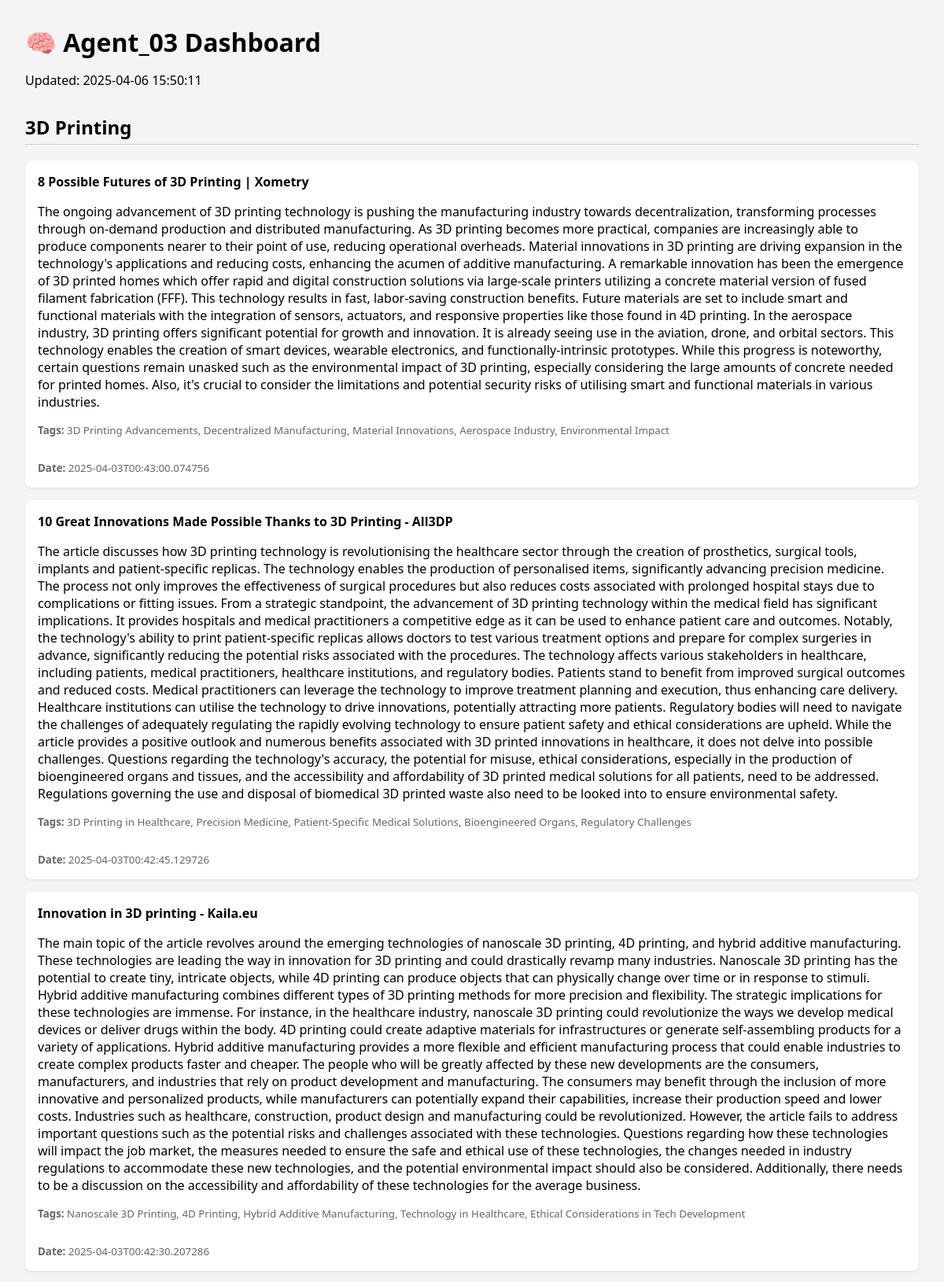
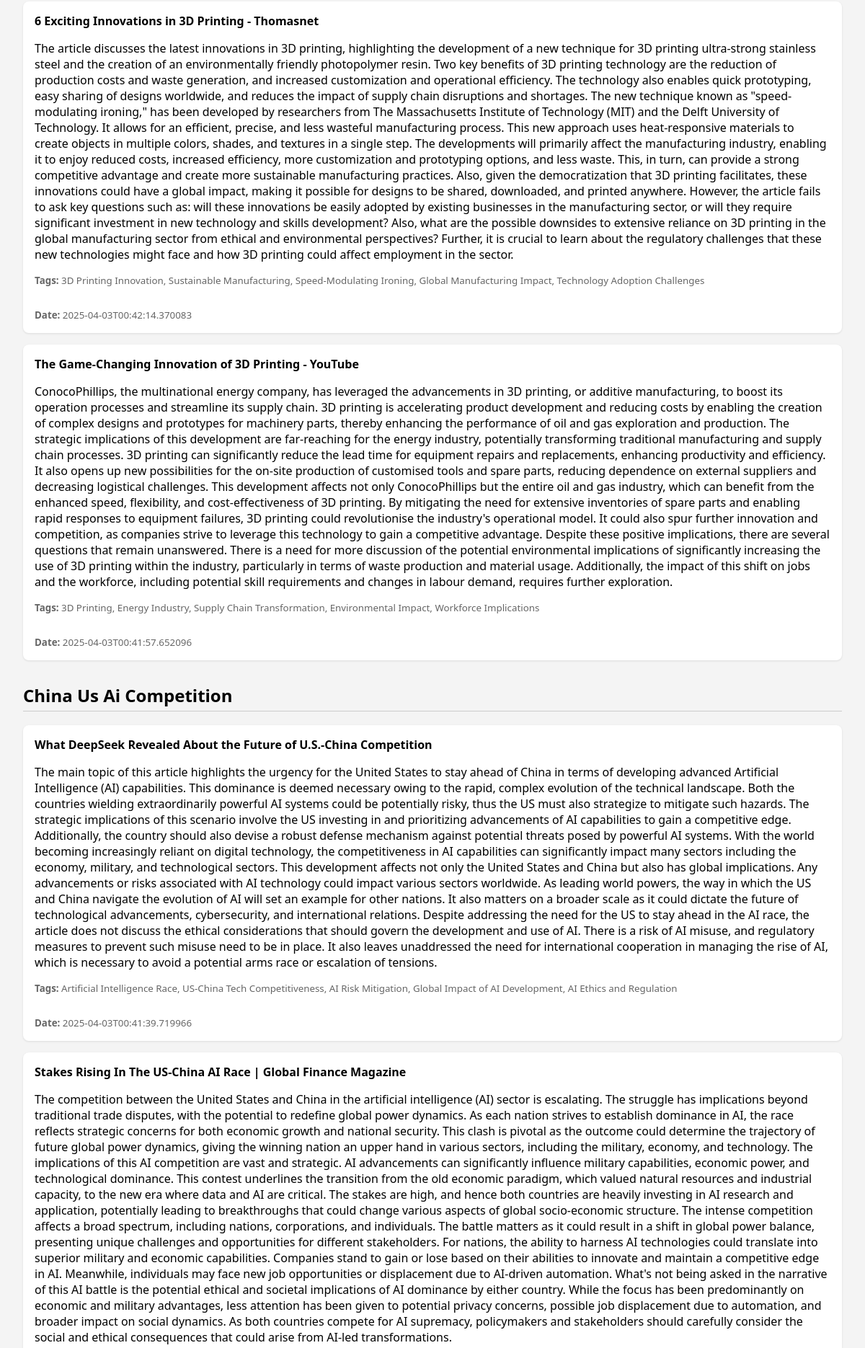
/dashboard (upper part), run on the app's committed database (2 pictures, top to bottom).
### tables this page shows
CREATE TABLE summaries (
            id INTEGER PRIMARY KEY AUTOINCREMENT,
            date TEXT,
            domain TEXT,
            title TEXT,
            summary TEXT,
            tags TEXT,
            raw_json TEXT
        );

### app/flask_ui/routes.py (the view)
    @app.route("/dashboard")
    def dashboard():
        conn = sqlite3.connect("data/summaries.db")
        conn.row_factory = sqlite3.Row
        cursor = conn.cursor()
        cursor.execute("""
            SELECT domain, title, summary, tags, date
            FROM summaries
            ORDER BY date DESC
            LIMIT 25
        """)
        rows = cursor.fetchall()
        conn.close()
        grouped = {}
        for row in rows:
            domain = row["domain"]
            grouped.setdefault(domain, []).append(row)
        return render_template("dashboard.html", grouped=grouped, timestamp=datetime.utcnow())

### templates/dashboard.html (shortened to what this page needs)
<!DOCTYPE html>
<html>
<head>
</head>
<body>
    <h1>🧠 Agent_03 Dashboard</h1>
    <p>Updated: {{ timestamp }}</p>
    {% for domain, items in grouped.items() %}
        <h2>{{ domain.replace("_", " ").title() }}</h2>
        {% for item in items %}
            <div class="summary-card">
                <strong>{{ item['title'] }}</strong><br>
                <p>{{ item['summary'] }}</p>
                <small><strong>Tags:</strong> {{ item['tags'] }}</small><br>
                <small><strong>Date:</strong> {{ item['date'] }}</small>
            </div>
        {% endfor %}
    {% endfor %}
</body>
</html>
<!DOCTYPE html>
<html lang="en">
<head>
</head>
<body>
</body>
</html>

### templates/dashboard.html (style rules this page uses)
body { font-family: sans-serif; padding: 2rem; background: #f5f5f5; }
h1 { margin-bottom: 0.5rem; }
h2 { border-bottom: 1px solid #ccc; margin-top: 2rem; }
.summary-card { background: white; padding: 1rem; margin: 1rem 0; border-radius: 8px; box-shadow: 0 2px 4px rgba(0,0,0,0.1); }
body { font-family: system-ui, sans-serif; background-color: #f4f4f4; margin: 0; padding: 2rem; }
h1 { margin: 0; font-size: 2rem; }
h2 { margin-top: 2rem; border-bottom: 1px solid #ccc; padding-bottom: 0.3rem; }
.summary-card { background: white; padding: 1rem; margin: 1rem 0; border-radius: 8px; box-shadow: 0 1px 3px rgba(0,0,0,0.1); }
.summary-card small { display: block; margin-top: 0.5rem; color: #666; }

### data on the page
summaries: replace "3D Printing", title "8 Possible Futures of 3D Printing | Xometry", summary "The ongoing advancement of 3D printing technology is pushing the manufacturing industry towards decentralization, transforming processes through on-demand production and distributed manufacturing. As 3D printing becomes more practical, companies are increasingly able to produce components nearer to their point of use, reducing operational overheads. Material innovations in 3D printing are driving expansion in the technology's applications and reducing costs, enhancing the acumen of additive manufacturing. A remarkable innovation has been the emergence of 3D printed homes which offer rapid and digital construction solutions via large-scale printers utilizing a concrete material version of…", tags "3D Printing Advancements, Decentralized Manufacturing, Material Innovations, Aerospace Industry, Environmental Impact", date "2025-04-03T00:43:00.074756"
summaries: title "10 Great Innovations Made Possible Thanks to 3D Printing - All3DP", summary "The article discusses how 3D printing technology is revolutionising the healthcare sector through the creation of prosthetics, surgical tools, implants and patient-specific replicas. The technology enables the production of personalised items, significantly advancing precision medicine. The process not only improves the effectiveness of surgical procedures but also reduces costs associated with prolonged hospital stays due to complications or fitting issues. From a strategic standpoint, the advancement of 3D printing technology within the medical field has significant implications. It provides hospitals and medical practitioners a competitive edge as it can be used to enhance patient care…", tags "3D Printing in Healthcare, Precision Medicine, Patient-Specific Medical Solutions, Bioengineered Organs, Regulatory Challenges", date "2025-04-03T00:42:45.129726"
summaries: title "Innovation in 3D printing - Kaila.eu", summary "The main topic of the article revolves around the emerging technologies of nanoscale 3D printing, 4D printing, and hybrid additive manufacturing. These technologies are leading the way in innovation for 3D printing and could drastically revamp many industries. Nanoscale 3D printing has the potential to create tiny, intricate objects, while 4D printing can produce objects that can physically change over time or in response to stimuli. Hybrid additive manufacturing combines different types of 3D printing methods for more precision and flexibility. The strategic implications for these technologies are immense. For instance, in the healthcare industry, nanoscale 3D printing could revolutionize…", tags "Nanoscale 3D Printing, 4D Printing, Hybrid Additive Manufacturing, Technology in Healthcare, Ethical Considerations in Tech Development", date "2025-04-03T00:42:30.207286"
summaries: title "6 Exciting Innovations in 3D Printing - Thomasnet", summary "The article discusses the latest innovations in 3D printing, highlighting the development of a new technique for 3D printing ultra-strong stainless steel and the creation of an environmentally friendly photopolymer resin. Two key benefits of 3D printing technology are the reduction of production costs and waste generation, and increased customization and operational efficiency. The technology also enables quick prototyping, easy sharing of designs worldwide, and reduces the impact of supply chain disruptions and shortages. The new technique known as \"speed-modulating ironing,\" has been developed by researchers from The Massachusetts Institute of Technology (MIT) and the Delft University of…", tags "3D Printing Innovation, Sustainable Manufacturing, Speed-Modulating Ironing, Global Manufacturing Impact, Technology Adoption Challenges", date "2025-04-03T00:42:14.370083"
summaries: title "The Game-Changing Innovation of 3D Printing - YouTube", summary "ConocoPhillips, the multinational energy company, has leveraged the advancements in 3D printing, or additive manufacturing, to boost its operation processes and streamline its supply chain. 3D printing is accelerating product development and reducing costs by enabling the creation of complex designs and prototypes for machinery parts, thereby enhancing the performance of oil and gas exploration and production. The strategic implications of this development are far-reaching for the energy industry, potentially transforming traditional manufacturing and supply chain processes. 3D printing can significantly reduce the lead time for equipment repairs and replacements, enhancing productivity and…", tags "3D Printing, Energy Industry, Supply Chain Transformation, Environmental Impact, Workforce Implications", date "2025-04-03T00:41:57.652096"
summaries: replace "China Us Ai Competition", title "What DeepSeek Revealed About the Future of U.S.-China Competition", summary "The main topic of this article highlights the urgency for the United States to stay ahead of China in terms of developing advanced Artificial Intelligence (AI) capabilities. This dominance is deemed necessary owing to the rapid, complex evolution of the technical landscape. Both the countries wielding extraordinarily powerful AI systems could be potentially risky, thus the US must also strategize to mitigate such hazards. The strategic implications of this scenario involve the US investing in and prioritizing advancements of AI capabilities to gain a competitive edge. Additionally, the country should also devise a robust defense mechanism against potential threats posed by powerful AI…", tags "Artificial Intelligence Race, US-China Tech Competitiveness, AI Risk Mitigation, Global Impact of AI Development, AI Ethics and Regulation", date "2025-04-03T00:41:39.719966"
summaries: title "Stakes Rising In The US-China AI Race | Global Finance Magazine", summary "The competition between the United States and China in the artificial intelligence (AI) sector is escalating. The struggle has implications beyond traditional trade disputes, with the potential to redefine global power dynamics. As each nation strives to establish dominance in AI, the race reflects strategic concerns for both economic growth and national security. This clash is pivotal as the outcome could determine the trajectory of future global power dynamics, giving the winning nation an upper hand in various sectors, including the military, economy, and technology. The implications of this AI competition are vast and strategic. AI advancements can significantly influence military…"
